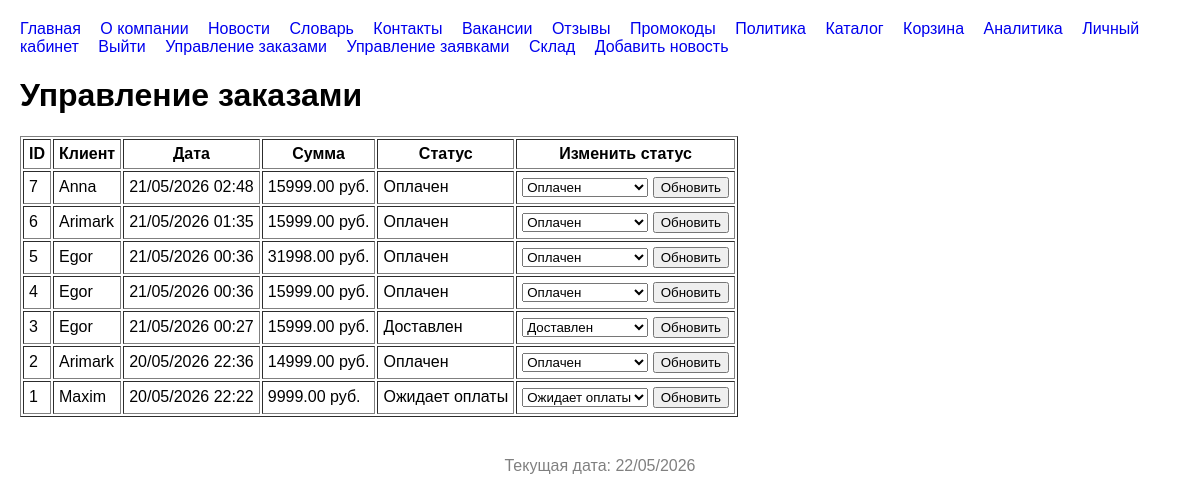
The app's page /manage-orders/ (signed in), older data.
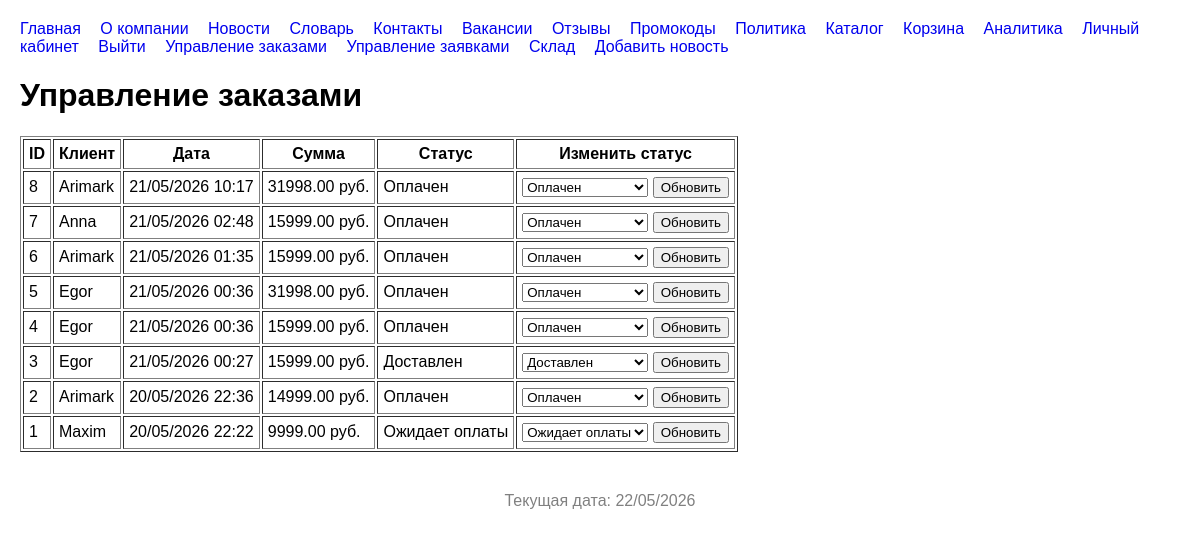
The same page, newer data.
### store/models.py (models this page shows, shortened)
class Order(models.Model):
    STATUS_CHOICES = [
        ('pending', 'Ожидает оплаты'),
        ('paid', 'Оплачен'),
        ('shipped', 'Отправлен'),
        ('delivered', 'Доставлен'),
        ('cancelled', 'Отменён'),
    ]
    user = models.ForeignKey(User, on_delete=models.CASCADE, related_name='orders')
    created_at = models.DateTimeField(auto_now_add=True)
    updated_at = models.DateTimeField(auto_now=True)
    status = models.CharField(max_length=20, choices=STATUS_CHOICES, default='pending')
    promo = models.ForeignKey(PromoCode, on_delete=models.SET_NULL, null=True, blank=True)
    total_amount = models.DecimalField(max_digits=10, decimal_places=2, default=0)

class User(AbstractUser):
    phone_regex = RegexValidator(
        regex=r'^\+375 \(29\) \d{3}-\d{2}-\d{2}$',
        message="Номер телефона должен быть в формате +375 (29) XXX-XX-XX"
    )
    phone = models.CharField(validators=[phone_regex], max_length=20, unique=True)
    birth_date = models.DateField(null=True, blank=True)
    is_manager = models.BooleanField(default=False, verbose_name='Статус менеджера')
    is_warehouse = models.BooleanField(default=False, verbose_name='Сотрудник склада')
    is_editor = models.BooleanField(default=False, verbose_name='Редактор сайта')
    timezone = models.CharField(
        max_length=50,
        choices=[(tz, tz) for tz in pytz.common_timezones],
        default='UTC',
        verbose_name='Часовой пояс'
    )

### store/views.py (the view)
# urls.py: path('manage-orders/', views.manage_orders, name='manage_orders'),
@login_required
def manage_orders(request):
    if not (request.user.is_superuser or request.user.is_manager):
        return redirect('home')  # Доступ только менеджерам/админам
    orders = Order.objects.all().order_by('-created_at')
    return render(request, 'manage_orders.html', {'orders': orders})

### templates/manage_orders.html (shortened to what this page needs)
{% extends 'base.html' %}
{% block content %}
<h1>Управление заказами</h1>
<table border="1" cellpadding="5">
    <thead>
        <tr><th>ID</th><th>Клиент</th><th>Дата</th><th>Сумма</th><th>Статус</th><th>Изменить статус</th></tr>
    </thead>
    <tbody>
        {% for order in orders %}
        <tr>
            <td>{{ order.id }}</td>
            <td>{{ order.user.username }}</td>
            <td>{{ order.created_at|date:"d/m/Y H:i" }}</td>
            <td>{{ order.total_amount }} руб.</td>
            <td>{{ order.get_status_display }}</td>
            <td>
                <form method="post" action="{% url 'update_order_status' order.id %}">
                    <select name="status">
                        {% for status_code, status_name in order.STATUS_CHOICES %}
                            <option value="{{ status_code }}" {% if order.status == status_code %}selected{% endif %}>{{ status_name }}</option>
                        {% endfor %}
                    </select>
                    <button type="submit">Обновить</button>
                </form>
            </td>
        </tr>
        {% endfor %}
    </tbody>
</table>
{% endblock %}

Row changes from the older to the newer data that the page shows:
added Order: id "8", user.username "Arimark", created_at "21/05/2026 10:17", total_amount "31998.00", status "Оплачен"
